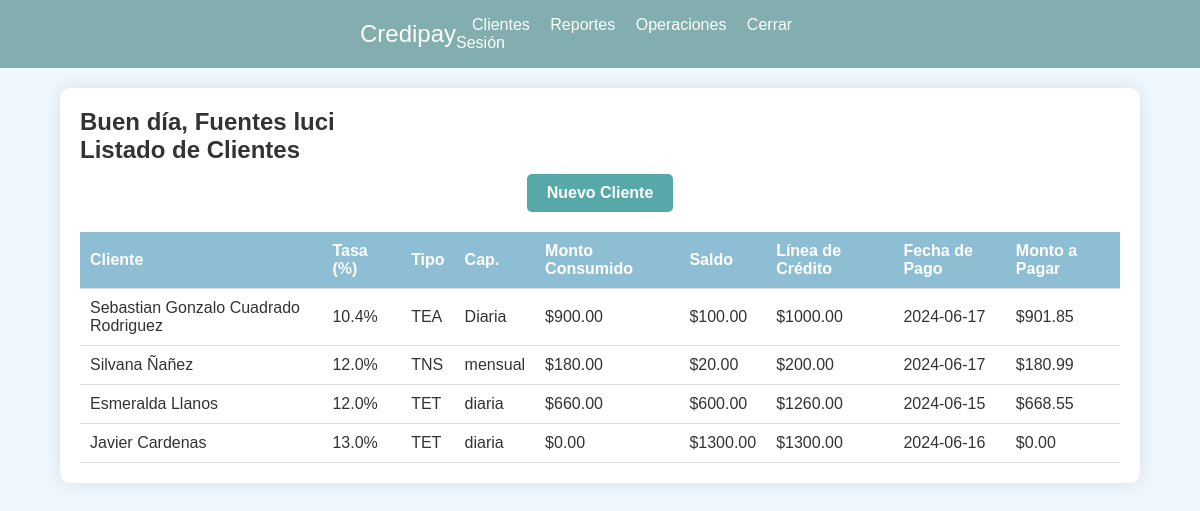
Before: /principal (signed in) with the older database file.
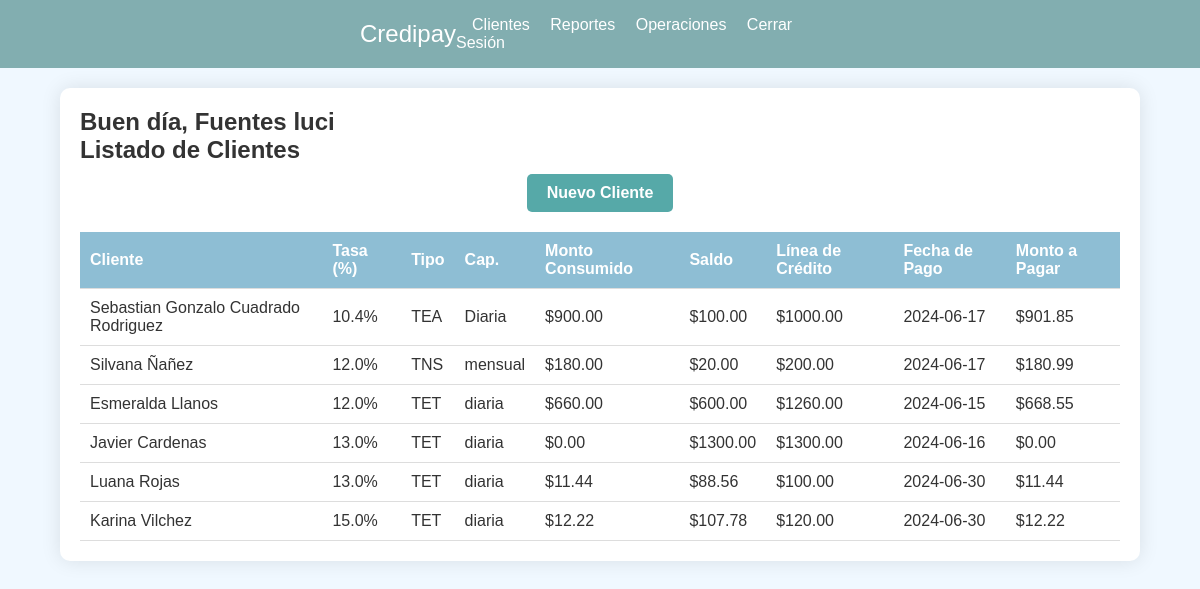
After: the same page with the newer database file.
### tables this page shows
CREATE TABLE clients (
            id INTEGER PRIMARY KEY AUTOINCREMENT,
            user_id INTEGER NOT NULL,
            first_name TEXT NOT NULL,
            last_name TEXT NOT NULL,
            phone TEXT NOT NULL,
            dni TEXT NOT NULL,
            rate REAL NOT NULL,
            rate_type TEXT NOT NULL,
            capitalization TEXT NOT NULL,
            credit_line REAL NOT NULL,
            payment_date TEXT NOT NULL,
            late_rate REAL NOT NULL,
            FOREIGN KEY (user_id) REFERENCES users (id)
        );

### app.py (the view)
@app.route('/principal', methods=['GET', 'POST'])
def principal():
    if 'user_id' not in session:
        return redirect(url_for('login'))
    user_id = session['user_id']
    first_name = session.get('first_name')
    last_name = session.get('last_name')
    clients = get_clients_for_user(user_id)
    print(f"Sesión: first_name={first_name}, last_name={last_name}")
    return render_template('principal.html', first_name=first_name, last_name=last_name, clients=clients)

### templates/principal.html (shortened to what this page needs)
<!DOCTYPE html>
<html lang="es">
<head>
    <link rel="stylesheet" href="static/styles2.css">
</head>
<body>
    <nav class="navbar">
        <div class="navbar-container">
            <a href="/principal" class="navbar-brand">Credipay</a>
            <div class="navbar-links">
                <a href="/clientes">Clientes</a>
                <a href="/reportes">Reportes</a>
                <a href="/operaciones">Operaciones</a>
                <a href="/login">Cerrar Sesión</a>
            </div>
        </div>
    </nav>
    <div class="container">
        <div class="welcome-message">
            <h2>Buen día, {{ first_name }} {{ last_name }}</h2>
        </div>
        <h2>Listado de Clientes</h2>
        <div class="boton">
            <a href="/newcustomer" class="btn">Nuevo Cliente</a>
        </div>
        <table class="client-table">
            <thead>
                <tr>
                    <th>Cliente</th>
                    <th>Tasa (%)</th>
                    <th>Tipo</th>
                    <th>Cap.</th>
                    <th>Monto Consumido</th>
                    <th>Saldo</th>
                    <th>Línea de Crédito</th>
                    <th>Fecha de Pago</th>
                    <th>Monto a Pagar</th>
                </tr>
            </thead>
            <tbody>
                {% for client in clients %}
                <tr>
                    <td>{{ client[1] }} {{ client[2] }}</td>
                    <td>{{ client[5] }}%</td>
                    <td>{{ client[6] }}</td>
                    <td>{{ client[7] }}</td>
                    <td>${{ '%.2f' % client[11] }}</td>
                    <td>${{ '%.2f' % client[12] }}</td>
                    <td>${{ '%.2f' % client[8] }}</td>
                    <td>{{ client[9] }}</td>
                    <td>${{ '%.2f' % client[13] }}</td>
                </tr>
                {% endfor %}
            </tbody>
        </table>
    </div>
</body>
</html>

### static/styles2.css (style rules this page uses)
* { margin: 0; padding: 0; box-sizing: border-box; }
body { font-family:'Trebuchet MS', 'Lucida Sans Unicode', 'Lucida Grande', 'Lucida Sans', Arial, sans-serif; background-color: #f0f8ff; color: #333; }
.navbar { background-color: #508d8caf; padding: 1rem; padding-left: 360px; padding-right: 360px; }
.navbar-container { display: flex; justify-content: space-between; align-items: center; }
.navbar-brand { color: white; text-decoration: none; font-size: 1.5rem; }
.navbar-links a { color: white; text-decoration: none; margin-left: 1rem; }
.container { margin: 20px auto; width: 90%; max-width: 1200px; background-color: #ffffff; border-radius: 10px; box-shadow: 0 0 20px rgba(0, 0, 0, 0.1); overflow: hidden; padding: 20px; }
.client-table { width: 100%; border-collapse: collapse; margin-top: 20px; }
.client-table th, .client-table td { padding: 10px; text-align: left; border-bottom: 1px solid #ddd; }
.client-table th { background-color: #4a97bb9f; color: #ffffff; }
.boton { text-align: center; }
.boton .btn { background-color: #56a9a8; color: #ffffff; padding: 10px 20px; border: none; border-radius: 5px; font-weight: bold; text-decoration: none; margin-top: 10px; display: inline-block; }

Changed rows visible on the page:
added clients: first_name "Luana", last_name "Rojas", rate "13.0", rate_type "TET", capitalization "diaria", value "11.44", value "88.56", credit_line "100.00", payment_date "2024-06-30"
added clients: first_name "Karina", last_name "Vilchez", rate "15.0", rate_type "TET", capitalization "diaria", value "12.22", value "107.78", credit_line "120.00", payment_date "2024-06-30"
